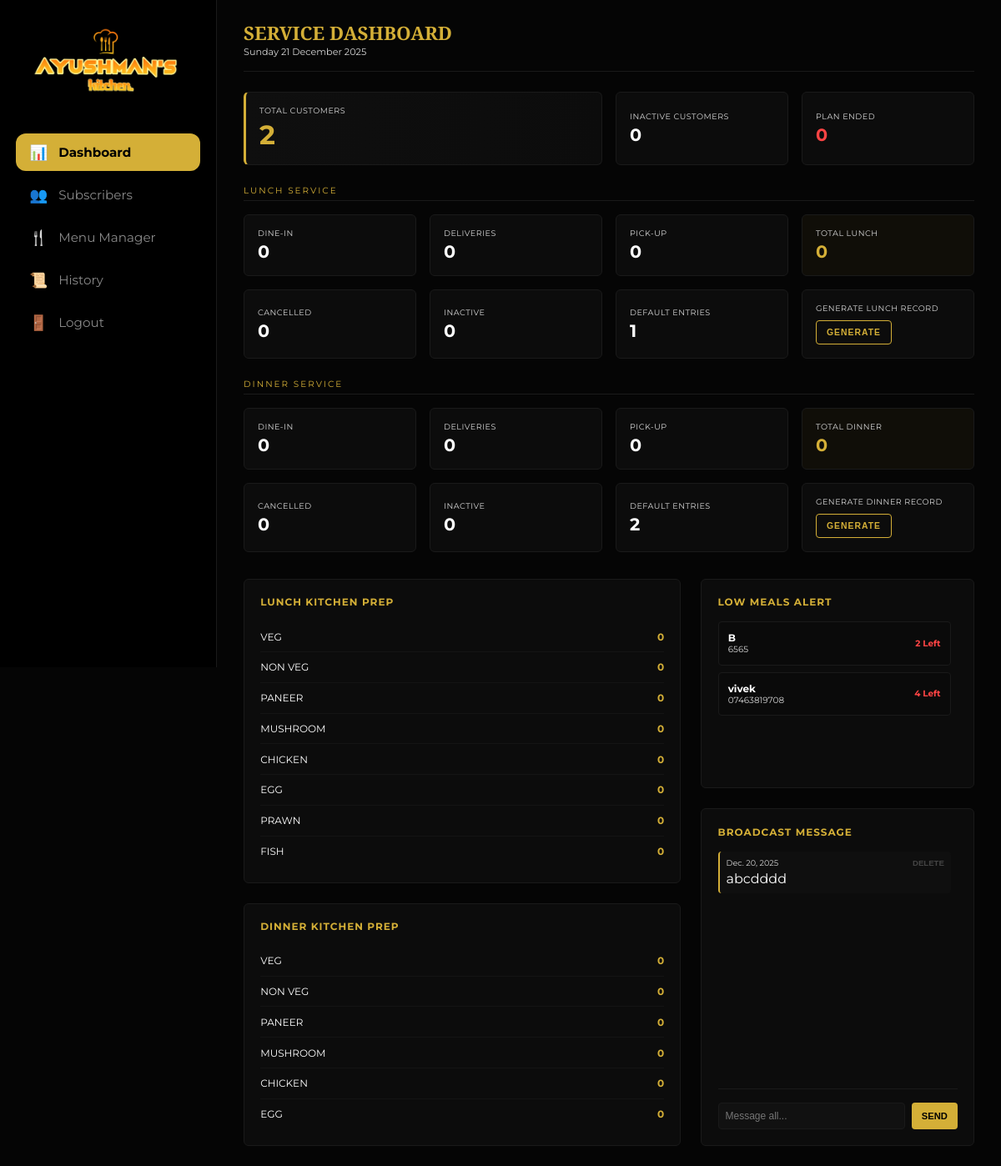
Page /ayushman/admin/dashboard/ (signed in) on the earlier database version.
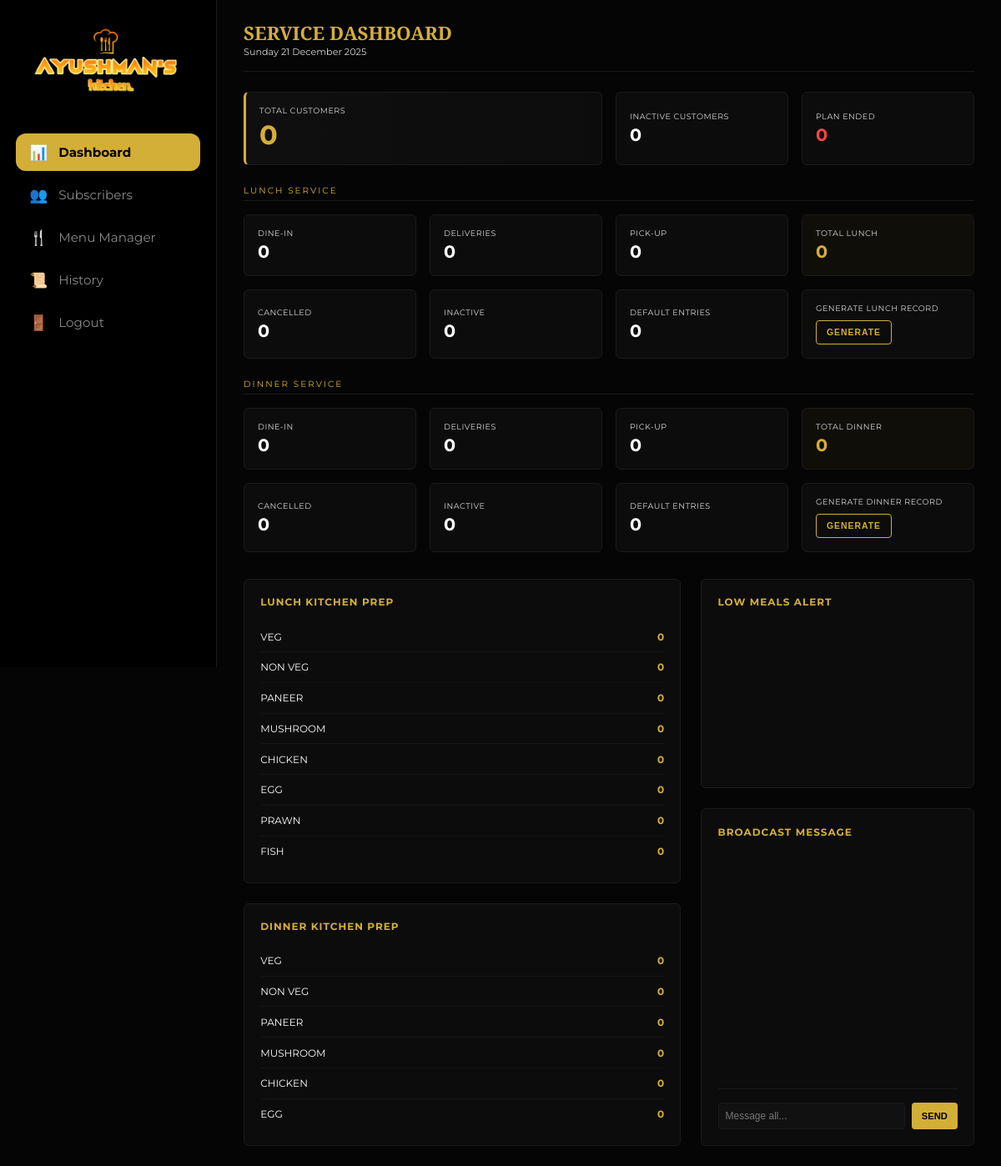
Same page on the later database version.
### Customers/models.py (models this page shows, shortened)
class Customer(AbstractBaseUser, PermissionsMixin):
    email = models.EmailField(unique=True)
    name = models.CharField(max_length=150)
    phone = models.CharField(max_length=15, blank=True)
    address = models.CharField(max_length=200, blank=True)
    is_active = models.BooleanField(default=True)
    is_staff = models.BooleanField(default=False)
    date_joined = models.DateTimeField(default=timezone.now)
    profile_updated_at = models.DateTimeField(auto_now=True)
    subscription_phase=models.IntegerField(default=1)
    meal_balance = models.IntegerField(default=0)
    user_status_active = models.BooleanField(default=True)
    lunch_status_active = models.BooleanField(default=True)
    dinner_status_active = models.BooleanField(default=True)
    paused_subscription = models.BooleanField(default=False)
    subscription_choice = models.CharField(max_length=20, choices=SUBSCRIPTION_TYPE, default="NORMAL60")
    default_lunch_service_choice = models.CharField(max_length=20, choices=SERVICE_TYPE, default="DineIn")
    default_dinner_service_choice = models.CharField(max_length=20, choices=SERVICE_TYPE, default="DineIn")
    default_meal_choice = models.CharField(max_length=20, choices=MEAL_MENU, default="NONE")
    FLAGSHIP_MENU_LUNCH_default_choice = models.CharField(max_length=20, choices=FLAGSHIP_MENU_LUNCH, default="NONE")
    FLAGSHIP_MENU_DINNER_default_choice = models.CharField(max_length=20, choices=FLAGSHIP_MENU_DINNER, default="NONE")
    PREMIUM_MENU_LUNCH_default_choice = models.CharField(max_length=20, choices=PREMIUM_MENU_LUNCH, default="NONE")
    PREMIUM_MENU_DINNER_default_choice = models.CharField(max_length=20, choices=PREMIUM_MENU_DINNER, default="NONE")
    USERNAME_FIELD = "email"
    REQUIRED_FIELDS = ["name"]
    objects = CustomerManager()

### Admin/models.py (models this page shows, shortened)
class AdminNotice(models.Model):
    message=models.CharField(max_length=500)
    date=models.DateField(auto_now_add=True)

### Admin/views.py (the view)
# urls.py: path('dashboard/',dashboard,name='ayushman_dashboard'),
@staff_member_required(login_url='/login/')
def dashboard(request):
    customers = Customer.objects.all()
    lunch_record = LunchRecord.objects.filter(for_date=today)
    dinner_record = DinnerRecord.objects.filter(for_date=today)
    admin_messgaes = AdminNotice.objects.all()
    L_MAP = {
        "VEG": "VEG",
        "NON_VEG": "NON_VEG",
        "PANEER": "PANEER",
        "MUSHROOM": "MUSHROOM",
        "CHICKEN": "CHICKEN",
        "EGG": "EGG",
        "PRAWN": "PRAWN",
        "FISH": "FISH",
    }
    D_MAP = {
        "VEG": "VEG",
        "NON_VEG": "NON_VEG",
        "PANEER": "PANEER",
        "MUSHROOM": "MUSHROOM",
        "CHICKEN": "CHICKEN",
        "EGG": "EGG",
    }
    L_FOOD_CHOICES = {v: 0 for v in L_MAP.values()}
    D_FOOD_CHOICES = {v: 0 for v in D_MAP.values()}
    for l in lunch_record:
        choice = l.meal_choice or l.FLAGSHIP_choice or l.PREMIUM_choice
        if choice in L_MAP:
            L_FOOD_CHOICES[L_MAP[choice]] += 1
    for d in dinner_record:
        choice = d.meal_choice or d.FLAGSHIP_choice or d.PREMIUM_choice
        if choice in D_MAP:
            D_FOOD_CHOICES[D_MAP[choice]] += 1
    context={
        'total_customers':customers.exclude(is_staff=True,is_superuser=True).count(),
        'total_inactive_customers':customers.filter(user_status_active=False,paused_subscription=False,is_staff=False,is_superuser=False).count(),
        'total_plan_end_customers':customers.filter(paused_subscription=True,is_staff=False,is_superuser=False).count(),
        'total_lunch':lunch_record.exclude(service_choice="Cancel").count(),
        'lunch_dinein':lunch_record.filter(service_choice="DineIn").count(),
        'lunch_delivery':lunch_record.filter(service_choice="Delivery").count(),
        'lunch_pickup':lunch_record.filter(service_choice="PickUp").count(),
        'lunch_cancelled':lunch_record.filter(service_choice="Cancel").count(),
        'lunch_inactive':customers.filter(lunch_status_active=True,user_status_active=False,paused_subscription=False,is_staff=False,is_superuser=False).count(),
        'lunch_default_need':customers.filter(user_status_active=True,lunch_status_active=True,is_staff=False,is_superuser=False).exclude(lunch_records__for_date=today).count(),
        'total_dinner':dinner_record.exclude(service_choice="Cancel").count(),
        'dinner_dinein':dinner_record.filter(service_choice="DineIn").count(),
        'dinner_delivery':dinner_record.filter(service_choice="Delivery").count(),
        'dinner_pickup':dinner_record.filter(service_choice="PickUp").count(),
        'dinner_cancelled':dinner_record.filter(service_choice="Cancel").count(),
        'dinner_inactive':customers.filter(dinner_status_active=True,user_status_active=False,paused_subscription=False,is_staff=False,is_superuser=False).count(),
        'dinner_default_need':customers.filter(user_status_active=True,dinner_status_active=True,is_staff=False,is_superuser=False).exclude(dinner_records__for_date=today).count(),
        "l_food": L_FOOD_CHOICES,
        "d_food": D_FOOD_CHOICES,
        'low_balance_customer':customers.filter(meal_balance__lte=6,is_staff=False,is_superuser=False),
        'admin_messgaes':admin_messgaes,
    }
    return render(request,"Admin/dashboard.html",context)

### templates/Admin/dashboard.html (shortened to what the changed rows need)
{% load static %}
<!DOCTYPE html>
<html lang="en">
<head>
</head>
<body>
    <main class="main-content">
        <header class="top-bar">
            <h1>SERVICE DASHBOARD</h1>
        </header>
        <div class="bento-grid">
            <div class="bento-card featured-card">
                <span class="stat-label">Total Customers</span>
                <div class="stat-value">{{total_customers}}</div>
            </div>
            <div class="bento-card"><span class="stat-label">Default Entries</span><div class="stat-value">{{lunch_default_need}}</div></div>
            <div class="bento-card"><span class="stat-label">Default Entries</span><div class="stat-value">{{dinner_default_need}}</div></div>
        </div>
        <div class="dashboard-layout">
            <div class="right-col">
                <div class="card">
                    <div class="scroll-container alert-area">
                        {% for c in low_balance_customer %}
                        <div class="alert-item">
                            <div class="alert-info"><h4>{{c.name}}</h4><p>{{c.phone}}</p></div>
                            <span class="badge-danger">{{c.meal_balance}} Left</span>
                        </div>
                        {% endfor %}
                    </div>
                </div>
                <div class="card">
                    <div class="scroll-container chat-area">
                        {% for m in admin_messgaes %}
                        <form method='POST' action="{% url 'admin_notice_delete' mid=m.pk %}">
                            <div class="chat-msg admin">
                                <div class="chat-meta"><span>{{m.date}}</span><button class="delete-btn">Delete</button></div>
                                <p class="chat-text">{{m.message}}</p>
                            </div>
                        </form>
                        {% endfor %}
                    </div>
                </div>
            </div>
        </div>
    </main>
</body>
</html>

Differences in the rows shown:
removed Customer: name "B", phone "6565", meal_balance "2"
removed Customer: name "vivek", phone "07463819708", meal_balance "4"
removed AdminNotice: date "Dec. 20, 2025", message "abcdddd"
Other differences:
{{ total_customers }}: "2" → "0"
{{ lunch_default_need }}: "1" → "0"
{{ dinner_default_need }}: "2" → "0"
